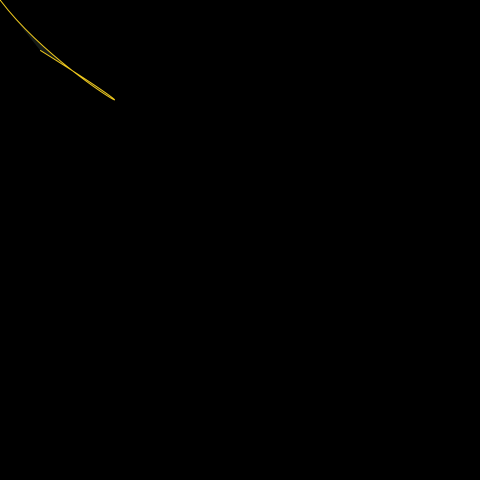
Frame 1 (no input)
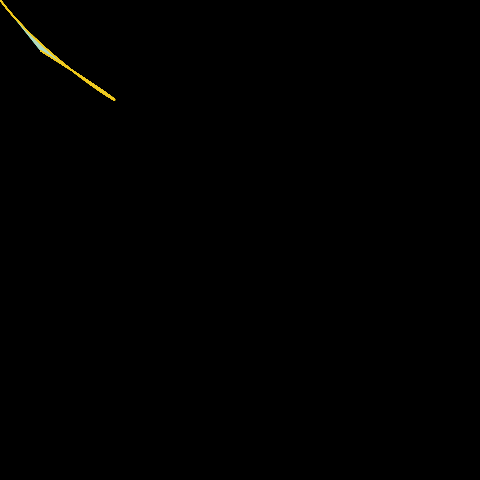
Frame 60 (the mouse pressed at the canvas centre just before this capture)
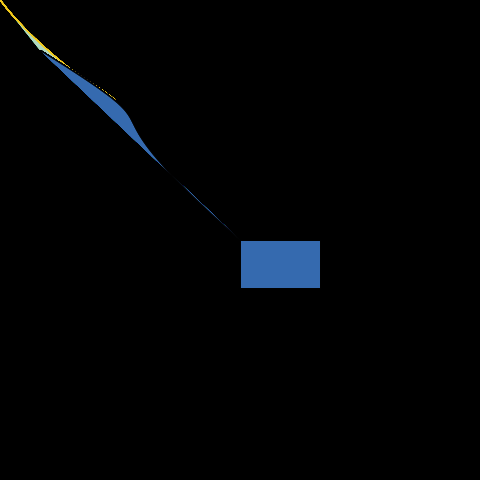
Frame 120 (the mouse held since frame 60 and released just before this capture)

The Processing sketch that drew these frames (run headless with seeded random() and noise(); from frame 60 on, the mouse is pressed at the canvas centre):

// Processing sketch: processing_113142
// ── processing_113142.pde

//slide you mouse,you will see some different
//kang yu,liu

void setup() {
  background(0);
  size(480, 480);
  smooth();
}

void draw() {
  
  if (mousePressed) {
    stroke(1);
    fill(53,108,175,100);
    
  } 
  else {
    fill(178,219,199,30);
    stroke(240,201,28);
    strokeWeight(1);
  }
  rect(mouseX, mouseY, mouseX/3, mouseY/5);
  bezier(mouseX,mouseY,60,80,200,150,40,50);
}
